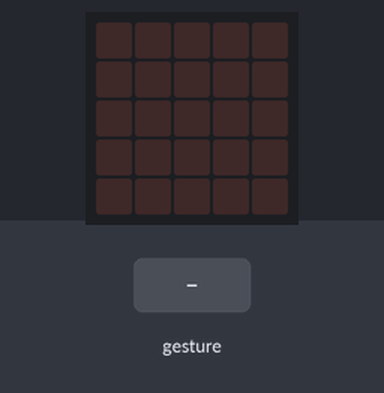
Bench run of a program on a simulated BBC micro:bit (MakeCode). On the bench: the board's 5×5 LED display. Inputs (shaded band) come from the test bench. Random numbers come from a fixed seed; a tilt is held for 1.5 s and a shake lasts 1 s, then the board lies face up again.

Above: at 1.2 s.
1.3 s: gesture 'shake'
At 2.2 s:
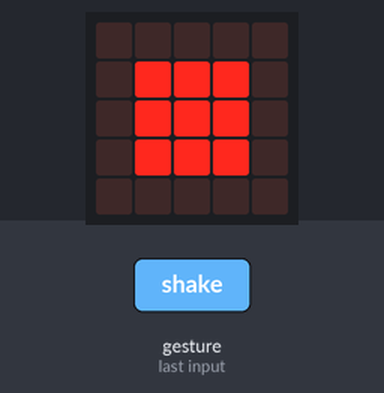
3.0 s: gesture 'shake'
At 3.5 s:
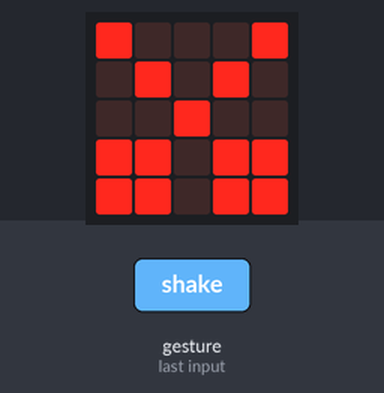
Timing chart, 0 to 6.0 s (numbered marks = the images above; inputs shaded):
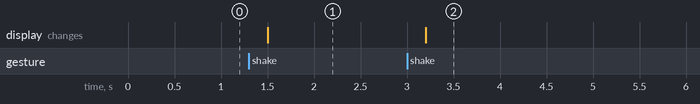

Measured:
- after the input at 1.3 s, the display: changes after 0.20 s (image 1)
- after the input at 3.0 s, the display: changes after 0.20 s (image 2)

The program:

main.ts
```typescript
let Mão = 0
input.onGesture(Gesture.Shake, function () {
    Mão = randint(1, 3)
    if (Mão == 1) {
        basic.showLeds(`
            . . . . .
            . # # # .
            . # # # .
            . # # # .
            . . . . .
            `)
    } else if (Mão == 2) {
        basic.showLeds(`
            # # # # #
            # . . . #
            # . . . #
            # . . . #
            # # # # #
            `)
    } else {
        basic.showLeds(`
            # . . . #
            . # . # .
            . . # . .
            # # . # #
            # # . # #
            `)
    }
})
```

test.ts
```typescript
// testes vão aqui; isto não será compilado quando este pacote for usado como uma extensão.
```
